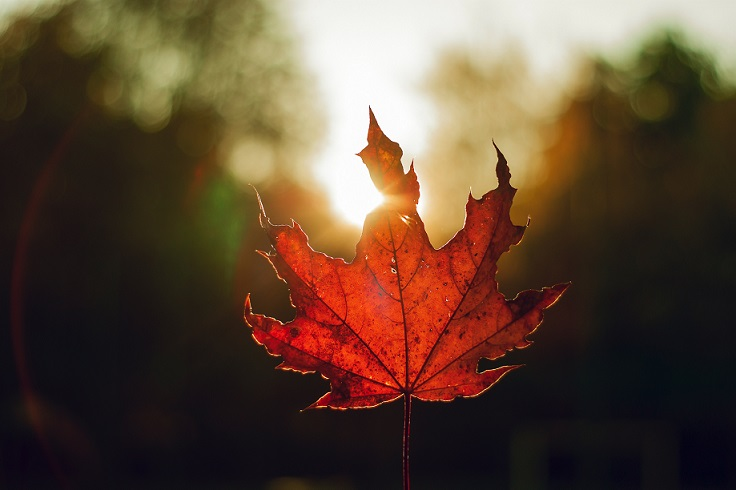
#> input picture segmentation/code_in_test/aug/mapel.png, 736 x 490 px, found by its file name
$ python gamma_aug.py
#> lines starting #> are read from the running program, lines starting #| are printed output that depends on the picture
# _*_ coding:utf-8 _*_
# 开发人员：Lee
# 开发时间：2021-04-26 10:52
# 文件名称：gamma_aug
# 开发工具：PyCharm
import cv2
import numpy as np
import math
import SimpleITK as sitk
from matplotlib.pyplot import plot as plt
from pylab import *


def gamma_trans(img, gamma):  # gamma函数处理
    """
    gamma correction
    Args:
        img: H, W, C pic
        gamma: gamma corr

    """
    gamma_table = [np.power(x / 255.0, gamma) * 255.0 for x in range(256)]  # 建立映射表
    gamma_table = np.round(np.array(gamma_table)).astype(np.uint8)  # 颜色值为整数

    return cv2.LUT(img, gamma_table)  # 图片颜色查表。另外可以根据光强（颜色）均匀化原则设计自适应算法。


def main(exp_flag, nii_flag, nii_in_path, gamma1):
#> called with exp_flag = True, nii_flag = False, gamma1 = 0.8
    if exp_flag:
        file_path = "/Now_state/code_in_test/aug/mapel.png"
        img_gray = cv2.imread(file_path, 0)  # 灰度图读取，用于计算gamma值
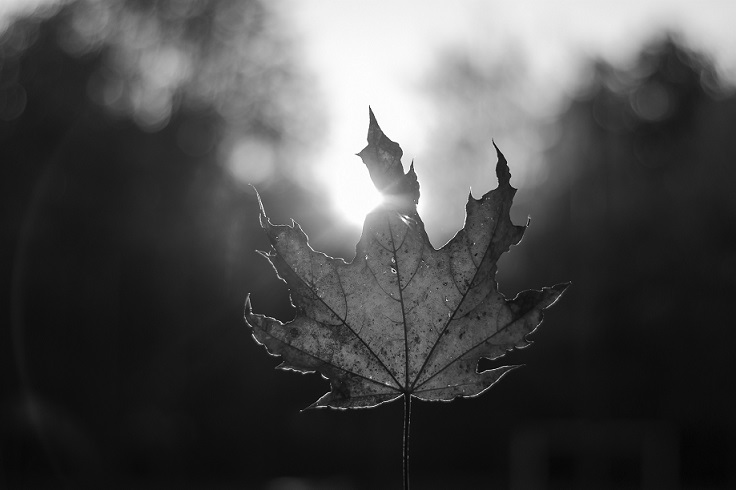
#> img_gray: shape (490, 736); min 0, max 255, mean 76.2
        img = cv2.imread(file_path)  # 原图读取
#> img is the input picture: shape (490, 736, 3); mean B, G, R 53.8, 71.5, 93.8

        mean = np.mean(img_gray)
#> mean = 76.18
        gamma_val = math.log10(0.5) / math.log10(mean / 255)  # 公式计算gamma
#> gamma_val = 0.574
        # gamma_val = 2

        image_gamma_correct = gamma_trans(img[:, :, 1], gamma_val)  # gamma变换
#> in gamma_trans, `gamma_table = [np.power(x / 255.0, gamma) * 255.0 for x in range(256)]`: gamma_table = 256 values from 0 to 255
#> in gamma_trans, `return cv2.LUT(img, gamma_table)`:
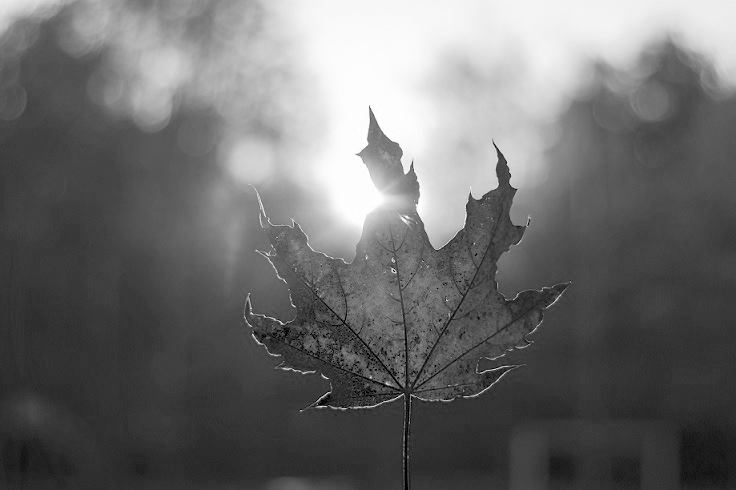
#> returned value: shape (490, 736); min 0, max 255, mean 108.5
        image_gamma_correct1 = gamma_trans(img_gray, gamma1)  # gamma变换
#> call 2 of gamma_trans, with gamma = 0.8
#> in gamma_trans (call 2), `return cv2.LUT(img, gamma_table)`:
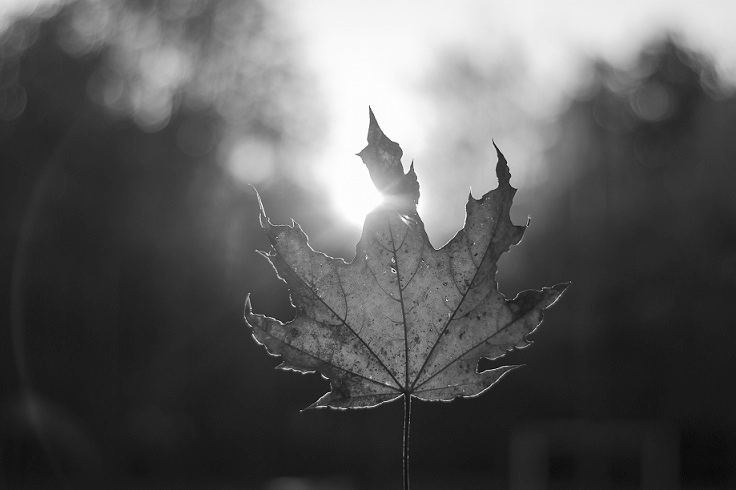
#> returned value: shape (490, 736); min 0, max 255, mean 90.6
        # image_gamma_correct2 = gamma_trans(img_gray, 1 / gamma1)  # gamma变换


        fig = plt.figure()
        subplot(131)
        imshow(image_gamma_correct1, cmap='gray')
        title('gamma=' + str(gamma1))
        axis('off')
        subplot(132)
        imshow(img_gray, cmap='gray')
        title('ori')
        axis('off')
        subplot(133)
        imshow(image_gamma_correct, cmap='gray')
        title('gamma=' + str(gamma_val))
        axis('off')
        plt.savefig('gamma_corr.jpg')
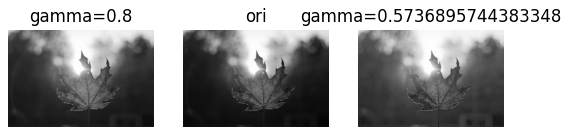
#> figure drawn by matplotlib, 3 panels
        plt.show()

        hist, bins = np.histogram(img_gray, 256, [0, 255])
#> hist = 256 values, max 14272 at index 15, min 1 at index 3, mean 1408.8; bins = 257 values from 0 to 255
        # 使用 plt.fill 函数 填充多边形
        plt.fill(hist)
        #  标记x轴的名称
        plt.xlabel('pixel value')
        # 显示直方图
        plt.show()
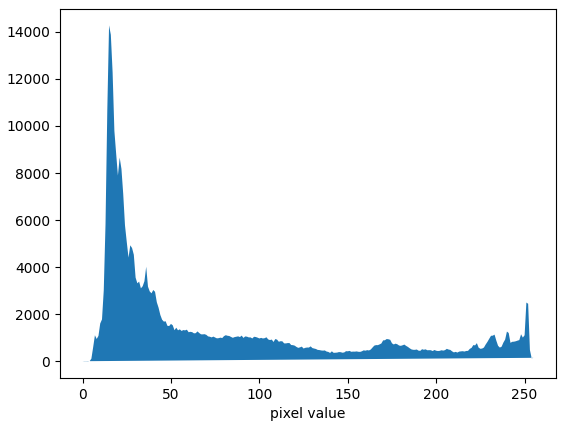
#> figure drawn by matplotlib, 1 panel
        plt.savefig('ori hist.png')

        hist, bins = np.histogram(image_gamma_correct1, 256, [0, 255])
#> hist = 256 values, max 14272 at index 26, min 0 at index 1, mean 1408.8
        # 使用 plt.fill 函数 填充多边形
        plt.fill(hist)
        #  标记x轴的名称
        plt.xlabel('pixel value')
        # 显示直方图
        plt.show()
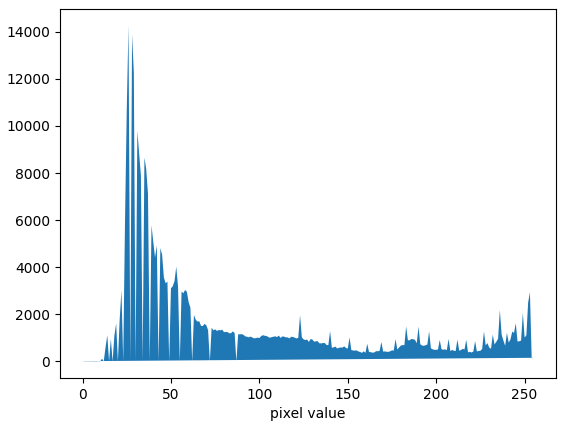
#> figure drawn by matplotlib, 1 panel
        plt.savefig('hist at gamma=' + str(gamma1) + '.png')

        hist, bins = np.histogram(image_gamma_correct, 256, [0, 255])
#> hist = 256 values, max 16520 at index 52, min 0 at index 1, mean 1408.8
        # 使用 plt.fill 函数 填充多边形
        plt.fill(hist)
        #  标记x轴的名称
        plt.xlabel('pixel value')
        # 显示直方图
        plt.show()
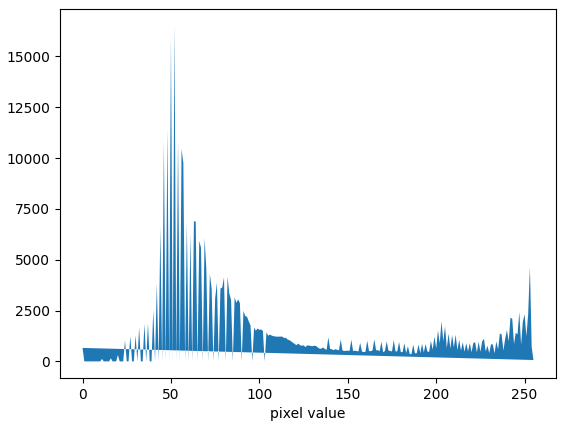
#> figure drawn by matplotlib, 1 panel
        plt.savefig('hist at gamma=' + str(gamma_val) + '.png')

        # cv2.namedWindow('image_raw', 0)   # 解决显示不全的问题
        # cv2.imshow('image_raw', img_gray)
        #
        # cv2.namedWindow('image_gamma', 0)
        # cv2.imshow('image_gamma', image_gamma_correct)
        #
        # cv2.waitKey(0)

    if nii_flag:
        img = sitk.GetArrayFromImage(nii_in_path)


if __name__ == '__main__':
    exp_flag = True
    nii_flag = False

    gamma1 = 0.8

    nii_in_path = 'D:/Dataset/1/train/case_00000/imaging.nii.gz'
    main(exp_flag, nii_flag, nii_in_path, gamma1)
